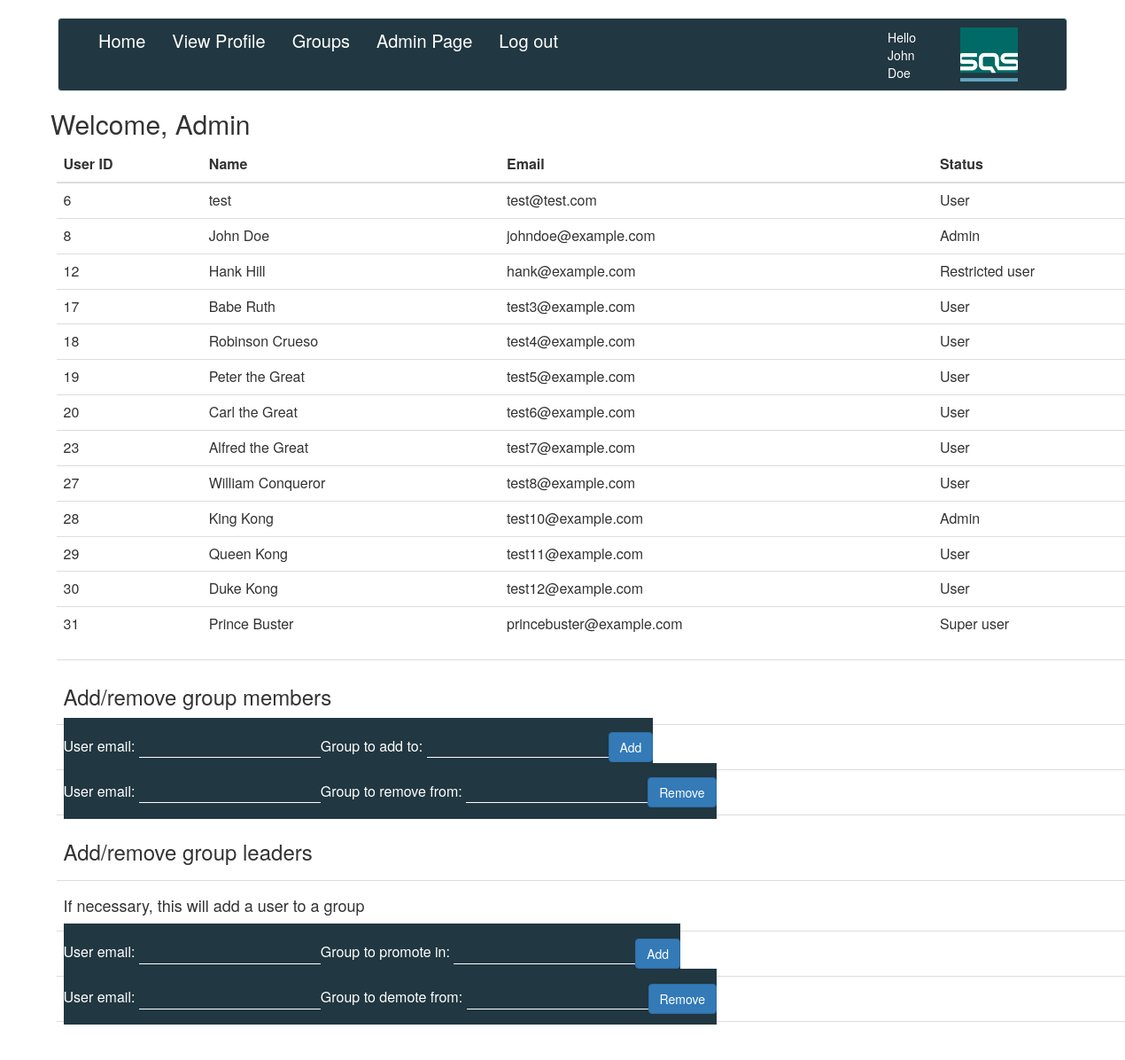
The page /Training_site/admin_user_info.php (signed in) on the database its author committed.
### tables this page shows
CREATE TABLE `user` (
  `UID` int(11) NOT NULL AUTO_INCREMENT,
  `Name` text NOT NULL,
  `Email` text NOT NULL,
  `Password` varchar(64) NOT NULL,
  `level` int(11) DEFAULT '3',
  `gender` varchar(6) DEFAULT NULL,
  `dateofbirth` date DEFAULT NULL,
  PRIMARY KEY (`UID`),
  UNIQUE KEY `UID` (`UID`),
  UNIQUE KEY `Email` (`Email`(54))
);

### Training_site/admin_user_info.php (the view, shortened to what this page needs)
<html>
<head>
<?php include 'config/header.php'; ?>
</head>
<body id = "inventory">
<?php
require_once('../sql_connector.php');
echo '<h2 style="padding-left: 1.9em;"> Welcome, Admin </h2>';
$query = "SELECT * FROM user";
$result = $mysqli->query($query);
echo '<table class="table tabel-striped>">
<thead>
    <tr>
 <th><b>User ID</b></th>
 <th><b>Name</b></th>
 <th><b>Email</b></th>
 <th><b>Status</b></th>
 </tr>
 </thead>';
while($row = $result->fetch_array(MYSQLI_ASSOC)){
    if(isset($_POST['UID'])and ($_POST['UID'] ==  $row['UID'] )){
        echo '<tr> <form action="admin_user_info.php" method="post">';
        echo' <td><input type="hidden" name="UserID" value="'.$_POST['UID'].'" />'. $row['UID'].'</td>
	 <td>'. '<input type="text" name="name" size="15" value="'.$row['Name'] .'" />'.'</td>
     <td>'. '<input type="email"name="email"  value="'.$row['Email'] .'" />'.'</td>';
        if ($row['is_admin']== 1)
            echo '<td>'. '<select name="is_admin">
                <option value="saab">User</option>
                <option value="fiat" selected>Admim</option>
                </select>'.'</td>';
        else
            echo '<td>'. '<select name="is_admin">
                <option value="0" selcted>User</option>
                <option value="1">Admim</option>
                </select>'.'</td>';
	echo '<td> <button class = "btn btn-primary" type="submit" name ="Save" value="Save">Save</button></form>  </tr>';
    }
    else{
        echo '<tr>
     <td>'. $row['UID'].'</td>
	 <td>'. $row['Name'].'</td>
     <td>'. $row['Email'].'</td>';
     if ($row['level']== 5)
	{
            echo '<td>Admin</td>';
	}
    else if($row['level'] == 4)
	{
		echo '<td>Super user</td>';
	}
    else if($row['level'] == 3)
	{
		echo '<td>User</td>';
	}
    else if($row['level'] == 2)
	{
		echo '<td>Restricted user</td>';
	}
}
}
echo "</table>";
	echo '<table class="table tabel-striped">';
		echo "<tr>";
		echo "<td>";
		echo "<h3>Add/remove group members</h3>";
		echo "</td>";
		echo "</tr>";
		echo "<tr>";
		echo "<td>";
		echo "<form action=\"group_operations/add_to_group.php\" method=\"post\">";
		echo "User email: <input type=\"text\" name=\"username\" id=\"txt_adminUsernameAdd\">";
		echo "Group to add to: <input type=\"text\" name=\"group_name\" id=\"txt_adminGroupAdd\">";
		echo "<button class = \"btn btn-primary\" type=\"submit\" id=\"btn_adminGroupAdd\" value=\"Add\"> Add </button>";
		echo "</form>";
		echo "</td>";
		echo "</tr>";
		echo "<tr>";
		echo "<td>";
		echo "<form action=\"group_operations/remove_from_group.php\" method=\"post\">";
		echo "User email: <input type=\"text\" name=\"username\" id=\"txt_adminUsernameRemove\">";
		echo "Group to remove from: <input type=\"text\" name=\"group_name\" id=\"txt_adminGroupRemove\">";
		echo "<button class = \"btn btn-primary\" type=\"submit\" id=\"btn_adminGroupRemove\" value=\"Remove\"> Remove </button>";
		echo "</form>";
		echo "</td>";
		echo "</tr>";
		echo "<tr>";
		echo "<td>";
		echo "<h3>Add/remove group leaders</h3>";
		echo "</td>";
		echo "</tr>";
		echo "<tr>";
		echo "<td>";
		echo "<h4>If necessary, this will add a user to a group</h4>";
		echo "</td>";
		echo "</tr>";
		echo "<tr>";
		echo "<td>";
		echo "<form action=\"group_operations/promote_to_leader.php\" method=\"post\">";
		echo "User email: <input type=\"text\" name=\"username\" id=\"txt_adminUsernameLeaderAdd\">";
		echo "Group to promote in: <input type=\"text\" name=\"group_name\" id=\"txt_adminGroupLeaderAdd\">";
		echo "<button class = \"btn btn-primary\" type=\"submit\" id=\"btn_adminLeaderAdd\" value=\"Add\"> Add </button>";
		echo "</form>";
		echo "</td>";
		echo "</tr>";
		echo "<tr>";
		echo "<td>";
		echo "<form action=\"group_operations/demote_from_leader.php\" method=\"post\">";
		echo "User email: <input type=\"text\" name=\"username\" id=\"txt_adminUsernameLeaderRemove\">";
		echo "Group to demote from: <input type=\"text\" name=\"group_name\" id=\"txt_adminGroupLeaderRemove\">";
		echo "<button class = \"btn btn-primary\" type=\"submit\" id=\"btn_adminGroupLeaderRemove\" value=\"Remove\"> Remove </button>";
		echo "</form>";
		echo "</td>";
		echo "</tr>";
		echo "<tr>";
		echo "<td>";
	echo '</table>';
?>
</body>

### Training_site/assets/css/navbar.css (style rules this page uses)
body { padding-top: 20px; padding-bottom: 20px; }

### Training_site/assets/css/main.css (style rules this page uses)
form input { border: 0px; margin-bottom: 0px; margin-left: 0px; color: #000; }
form { margin-top:20px; padding-top:20px; padding-bottom:20px; color: #fff; background-color: #213741; }
#inventory form { display: inline; }
table { width: 90%; left: 5%; right: 5%; position: relative; }
form input { border-left-style: none; border-bottom-style: solid; border-bottom-color: #fff; border-bottom-width: thin; background-color: #213741; color: #ffffff; outline: none; }

### rows shown on the page
user: UID "6", Name "test", Email "test@test.com", level "User"
user: UID "8", Name "John Doe", Email "johndoe@example.com", level "Admin"
user: UID "12", Name "Hank Hill", Email "hank@example.com", level "Restricted user"
user: UID "17", Name "Babe Ruth", Email "test3@example.com", level "User"
user: UID "18", Name "Robinson Crueso", Email "test4@example.com", level "User"
user: UID "19", Name "Peter the Great", Email "test5@example.com", level "User"
user: UID "20", Name "Carl the Great", Email "test6@example.com", level "User"
user: UID "23", Name "Alfred the Great", Email "test7@example.com", level "User"
user: UID "27", Name "William Conqueror", Email "test8@example.com", level "User"
user: UID "28", Name "King Kong", Email "test10@example.com", level "Admin"
user: UID "29", Name "Queen Kong", Email "test11@example.com", level "User"
user: UID "30", Name "Duke Kong", Email "test12@example.com", level "User"
user: UID "31", Name "Prince Buster", Email "princebuster@example.com", level "Super user"

### other values the page prints
$_SESSION['name'] "John Doe"
